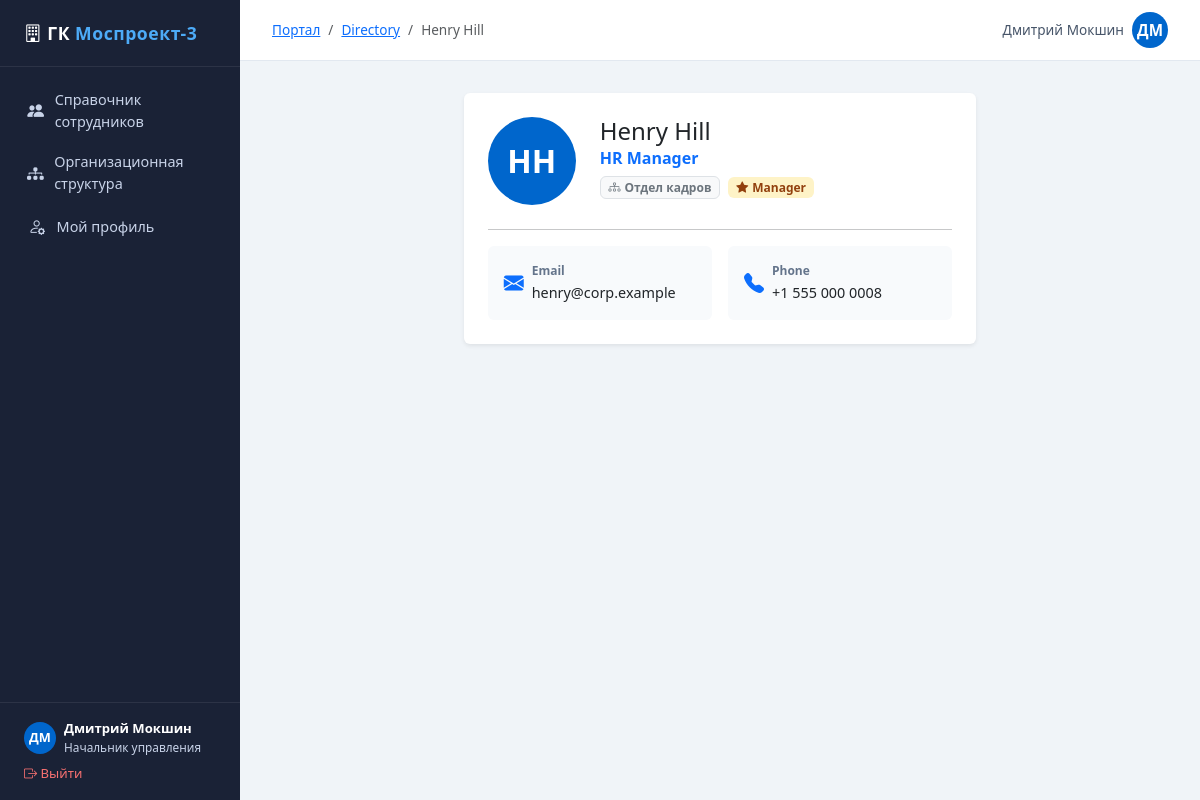
The app's page /employee/8/ (signed in) with its own data.
### employees/models.py (models this page shows, shortened)
class EmployeeProfile(models.Model):
    user = models.OneToOneField(User, on_delete=models.CASCADE, related_name='profile')
    department = models.ForeignKey(
        Department, null=True, blank=True,
        on_delete=models.SET_NULL,
        related_name='employees',
    )
    middle_name = models.CharField(max_length=100, blank=True)
    job_title = models.CharField(max_length=200, blank=True)
    phone = models.CharField(max_length=50, blank=True)
    mobile = models.CharField(max_length=50, blank=True)
    location = models.CharField(max_length=200, blank=True)
    bio = models.TextField(blank=True)
    avatar = models.ImageField(upload_to='avatars/', null=True, blank=True)
    is_manager = models.BooleanField(default=False)
    def display_name(self):
        parts = [self.user.first_name, self.middle_name, self.user.last_name]
        full = ' '.join(p for p in parts if p)
        return full or self.user.username

class Department(models.Model):
    name = models.CharField(max_length=200)
    parent = models.ForeignKey(
        'self', null=True, blank=True,
        on_delete=models.SET_NULL,
        related_name='children',
    )
    description = models.TextField(blank=True)
    order = models.PositiveIntegerField(default=0)
    class Meta:
        ordering = ['order', 'name']

### employees/views.py (the view)
# urls.py: path('employee/<int:pk>/', views.employee_detail, name='employee_detail'),
@login_required
def employee_detail(request, pk):
    employee = get_object_or_404(User, pk=pk)
    profile = _get_or_create_profile(employee)
    return render(request, 'employees/employee_detail.html', {
        'employee': employee,
        'profile': profile,
    })

### employees/views.py (called while the page is built)
def _get_or_create_profile(user):
    profile, _ = EmployeeProfile.objects.get_or_create(user=user)
    return profile

### employees/templates/employees/employee_detail.html (shortened to what this page needs)
{% extends "employees/base.html" %}
{% block breadcrumb_items %}
<li class="breadcrumb-item"><a href="{% url 'directory' %}">Directory</a></li>
<li class="breadcrumb-item active">{{ profile.display_name }}</li>
{% endblock %}
{% block content %}
<div class="row justify-content-center">
  <div class="col-lg-7">
    <div class="card border-0 shadow-sm">
      <div class="card-body p-4">
        <div class="d-flex align-items-start gap-4 mb-4">
          <div class="avatar-circle avatar-lg flex-shrink-0">
            {% if profile.avatar %}
              <img src="{{ profile.avatar.url }}" alt="">
            {% else %}
              {{ employee.first_name|first|upper }}{{ employee.last_name|first|upper }}
            {% endif %}
          </div>
          <div>
            <h4 class="mb-0">{{ profile.display_name }}</h4>
            <p class="text-primary fw-semibold mb-1">{{ profile.job_title|default:"—" }}</p>
            {% if profile.department %}
            <span class="badge bg-light text-secondary border">
              <i class="bi bi-diagram-3 me-1"></i>{{ profile.department.name }}
            </span>
            {% endif %}
            {% if profile.is_manager %}
            <span class="badge ms-1" style="background:#fef3c7;color:#92400e;">
              <i class="bi bi-star-fill me-1"></i>Manager
            </span>
            {% endif %}
          </div>
        </div>
        <hr>
        <div class="row g-3">
          {% if employee.email %}
          <div class="col-md-6">
            <div class="d-flex align-items-center gap-2 p-3 rounded" style="background:#f8fafc;">
              <i class="bi bi-envelope-fill text-primary fs-5"></i>
              <div>
                <div style="font-size:.75rem;color:#64748b;font-weight:600;">Email</div>
                <a href="mailto:{{ employee.email }}" class="text-dark text-decoration-none" style="font-size:.9rem;">{{ employee.email }}</a>
              </div>
            </div>
          </div>
          {% endif %}
          {% if profile.phone %}
          <div class="col-md-6">
            <div class="d-flex align-items-center gap-2 p-3 rounded" style="background:#f8fafc;">
              <i class="bi bi-telephone-fill text-primary fs-5"></i>
              <div>
                <div style="font-size:.75rem;color:#64748b;font-weight:600;">Phone</div>
                <a href="tel:{{ profile.phone }}" class="text-dark text-decoration-none" style="font-size:.9rem;">{{ profile.phone }}</a>
              </div>
            </div>
          </div>
          {% endif %}
        </div>
      </div>
    </div>
  </div>
</div>
{% endblock %}

### employees/templates/employees/base.html (shortened to what this page needs)
<!DOCTYPE html>
<html lang="en" data-bs-theme="light">
<head>
  <link rel="stylesheet" href="https://cdn.jsdelivr.net/npm/bootstrap@5.3.3/dist/css/bootstrap.min.css">
  <link rel="stylesheet" href="https://cdn.jsdelivr.net/npm/bootstrap-icons@1.11.3/font/bootstrap-icons.min.css">
</head>
<body>
<div class="sidebar">
  <div class="sidebar-logo"><i class="bi bi-building"></i> ГК <span>Моспроект-3</span></div>
  <nav class="sidebar-nav">
    <a href="{% url 'directory' %}" class="{% if request.resolver_match.url_name == 'directory' %}active{% endif %}">
      <i class="bi bi-people-fill"></i> Справочник сотрудников
    </a>
    <a href="{% url 'org_tree' %}" class="{% if request.resolver_match.url_name == 'org_tree' %}active{% endif %}">
      <i class="bi bi-diagram-3-fill"></i> Организационная структура
    </a>
    {% if user.is_authenticated %}
    <a href="{% url 'profile_edit' %}" class="{% if request.resolver_match.url_name == 'profile_edit' %}active{% endif %}">
      <i class="bi bi-person-gear"></i> Мой профиль
    </a>
    {% endif %}
  </nav>
  <div class="sidebar-footer">
    {% if user.is_authenticated %}
    <div class="d-flex align-items-center gap-2 mb-2">
      <div class="avatar-circle" style="width:32px;height:32px;font-size:.8rem;">
        {% if user.profile.avatar %}
          <img src="{{ user.profile.avatar.url }}" alt="">
        {% else %}
          {{ user.first_name|first|upper }}{{ user.last_name|first|upper }}
        {% endif %}
      </div>
      <div style="min-width:0">
        <div style="font-size:.82rem;color:#fff;font-weight:600;white-space:nowrap;overflow:hidden;text-overflow:ellipsis">
          {{ user.get_full_name|default:user.username }}
        </div>
        <div style="font-size:.74rem;">{{ user.profile.job_title|default:"—" }}</div>
      </div>
    </div>
    <a href="{% url 'logout' %}" style="color:#f87171;font-size:.82rem;text-decoration:none;">
      <i class="bi bi-box-arrow-right"></i> Выйти
    </a>
    {% endif %}
  </div>
</div>
<div class="main-content">
  <div class="topbar">
    <div>
      {% block breadcrumb %}
      <nav aria-label="breadcrumb">
        <ol class="breadcrumb mb-0" style="font-size:.85rem;">
          <li class="breadcrumb-item"><a href="{% url 'directory' %}">Портал</a></li>
          {% block breadcrumb_items %}{% endblock %}
        </ol>
      </nav>
      {% endblock %}
    </div>
    <div>
      {% if user.is_authenticated %}
      <a href="{% url 'profile_edit' %}" class="text-decoration-none d-flex align-items-center gap-2">
        <span style="font-size:.85rem;color:#475569;">{{ user.get_full_name|default:user.username }}</span>
        <div class="avatar-circle" style="width:36px;height:36px;">
          {% if user.profile.avatar %}
            <img src="{{ user.profile.avatar.url }}" alt="">
          {% else %}
            {{ user.first_name|first|upper }}{{ user.last_name|first|upper }}
          {% endif %}
        </div>
      </a>
      {% endif %}
    </div>
  </div>
  <div class="page-body">
    {% block content %}{% endblock %}
  </div>
</div>
</body>
</html>

### employees/templates/employees/base.html (style rules this page uses)
:root { --portal-blue: #0066cc; --portal-sidebar: #1a2236; --portal-sidebar-text: #c8d3e8; }
body { background: #f0f4f8; min-height: 100vh; }
.sidebar { width: 240px; min-height: 100vh; background: var(--portal-sidebar); position: fixed; top: 0; left: 0; z-index: 100; display: flex; flex-direction: column; }
.sidebar-logo { padding: 1.25rem 1.5rem; border-bottom: 1px solid rgba(255,255,255,.08); font-size: 1.1rem; font-weight: 700; color: #fff; letter-spacing: .03em; }
.sidebar-logo span { color: #4dabf7; }
.sidebar-nav { padding: .75rem 0; flex: 1; }
.sidebar-nav a { display: flex; align-items: center; gap: .65rem; padding: .6rem 1.5rem; color: var(--portal-sidebar-text); text-decoration: none; font-size: .9rem; border-left: 3px solid transparent; transition: background .15s, color .15s; }
.sidebar-nav a i { font-size: 1.05rem; width: 1.2rem; text-align: center; }
.sidebar-footer { padding: 1rem 1.5rem; border-top: 1px solid rgba(255,255,255,.08); font-size: .82rem; color: var(--portal-sidebar-text); }
.main-content { margin-left: 240px; padding: 0; }
.topbar { background: #fff; border-bottom: 1px solid #e2e8f0; padding: .75rem 2rem; display: flex; align-items: center; justify-content: space-between; position: sticky; top: 0; z-index: 90; }
.page-body { padding: 2rem; }
.avatar-circle { width: 42px; height: 42px; border-radius: 50%; background: var(--portal-blue); color: #fff; display: flex; align-items: center; justify-content: center; font-weight: 600; font-size: .95rem; overflow: hidden; flex-shrink: 0; }
.avatar-lg { width: 88px; height: 88px; font-size: 2rem; }
.breadcrumb-item + .breadcrumb-item::before { content: "/"; }

### records on screen
EmployeeProfile: display_name "Henry Hill", job_title "HR Manager", department.name "Отдел кадров", phone "+1 555 000 0008"

### other values on screen
{{ user.first_name|first|upper }} "Д"
{{ user.last_name|first|upper }} "М"
{{ user.get_full_name|default:user.username }} "Дмитрий Мокшин"
{{ user.profile.job_title|default:"—" }} "Начальник управления"
{{ employee.first_name|first|upper }} "H"
{{ employee.last_name|first|upper }} "H"
{{ employee.email }} "henry@corp.example"
